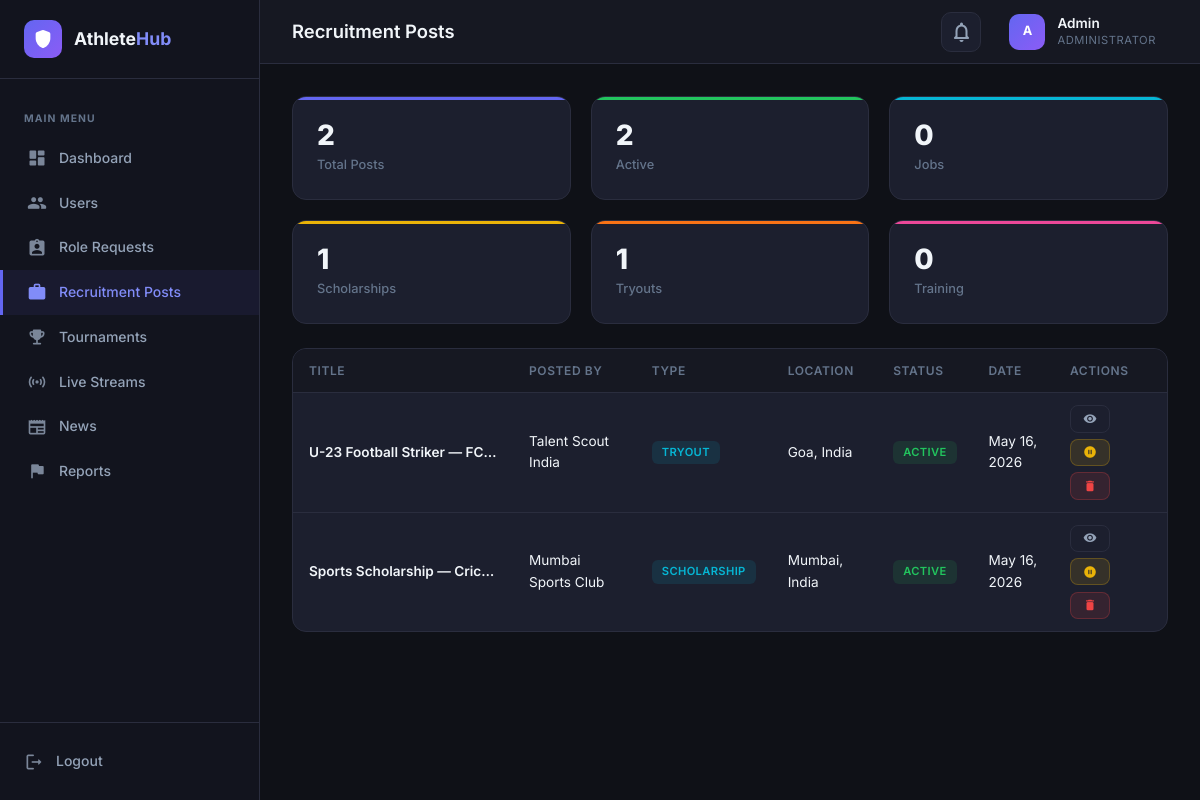
/AthleteHub-Admin/pages/recruitment.php (signed in), run on the app's committed database.
### tables this page shows
CREATE TABLE IF NOT EXISTS `recruitment` (
  `id`          INT UNSIGNED AUTO_INCREMENT PRIMARY KEY,
  `posted_by`   INT UNSIGNED NOT NULL,
  `title`       VARCHAR(200) NOT NULL,
  `sport`       VARCHAR(80) NOT NULL,
  `location`    VARCHAR(120) DEFAULT NULL,
  `type`        ENUM('job','scholarship','tryout','training') NOT NULL,
  `description` TEXT NOT NULL,
  `deadline`    DATE DEFAULT NULL,
  `is_active`   TINYINT(1) NOT NULL DEFAULT 1,
  `created_at`  TIMESTAMP NOT NULL DEFAULT CURRENT_TIMESTAMP,
  FOREIGN KEY (`posted_by`) REFERENCES `users`(`id`) ON DELETE CASCADE
);

CREATE TABLE IF NOT EXISTS `users` (
  `id`              INT UNSIGNED AUTO_INCREMENT PRIMARY KEY,
  `name`            VARCHAR(100) NOT NULL,
  `email`           VARCHAR(150) NOT NULL UNIQUE,
  `password_hash`   VARCHAR(255) NOT NULL,
  `role`            ENUM('athlete','coach','recruiter','club','admin') NOT NULL DEFAULT 'athlete',
  `sport`           VARCHAR(80) DEFAULT NULL,
  `location`        VARCHAR(120) DEFAULT NULL,
  `bio`             TEXT DEFAULT NULL,
  `profile_pic`     VARCHAR(255) DEFAULT NULL,
  `is_verified`     TINYINT(1) NOT NULL DEFAULT 0,
  `followers_count` INT UNSIGNED NOT NULL DEFAULT 0,
  `following_count` INT UNSIGNED NOT NULL DEFAULT 0,
  `created_at`      TIMESTAMP NOT NULL DEFAULT CURRENT_TIMESTAMP
);

### AthleteHub-Admin/pages/recruitment.php (the view, shortened to what this page needs)
<?php
require_once __DIR__ . '/../includes/db.php';
$posts = $pdo->query("SELECT r.*, u.name AS poster_name FROM recruitment r JOIN users u ON r.posted_by = u.id ORDER BY r.created_at DESC")->fetchAll();
$totalPosts  = count($posts);
$activePosts = 0; $jobs = 0; $scholarships = 0; $tryouts = 0; $training = 0;
foreach ($posts as $p) {
    if ($p['is_active']) $activePosts++;
    switch ($p['type']) {
        case 'scholarship': $scholarships++; break;
        case 'tryout': $tryouts++; break;
    }
}
?>
<!DOCTYPE html>
<html lang="en">
<head>
    <link rel="stylesheet" href="<?php echo BASE_URL; ?>/assets/css/admin.css">
</head>
<body>
<div class="admin-layout">
    <?php include __DIR__ . '/../includes/sidebar.php'; ?>
    <div class="admin-main">
        <?php include __DIR__ . '/../includes/header.php'; ?>
        <div class="admin-content">
            <div class="stats-grid" style="margin-bottom:1.5rem;">
                <div class="stat-card" style="--card-accent:#6366f1"><div class="stat-value"><?php echo $totalPosts; ?></div><div class="stat-label">Total Posts</div></div>
                <div class="stat-card" style="--card-accent:#22c55e"><div class="stat-value"><?php echo $activePosts; ?></div><div class="stat-label">Active</div></div>
                <div class="stat-card" style="--card-accent:#06b6d4"><div class="stat-value"><?php echo $jobs; ?></div><div class="stat-label">Jobs</div></div>
                <div class="stat-card" style="--card-accent:#eab308"><div class="stat-value"><?php echo $scholarships; ?></div><div class="stat-label">Scholarships</div></div>
                <div class="stat-card" style="--card-accent:#f97316"><div class="stat-value"><?php echo $tryouts; ?></div><div class="stat-label">Tryouts</div></div>
                <div class="stat-card" style="--card-accent:#ec4899"><div class="stat-value"><?php echo $training; ?></div><div class="stat-label">Training</div></div>
            </div>
            <div class="card">
                <table class="data-table">
                    <thead><tr><th>Title</th><th>Posted By</th><th>Type</th><th>Location</th><th>Status</th><th>Date</th><th>Actions</th></tr></thead>
                    <tbody>
                    <?php foreach ($posts as $p): ?>
                    <tr>
                        <td style="font-weight:600;max-width:220px;overflow:hidden;text-overflow:ellipsis;white-space:nowrap;"><?php echo htmlspecialchars($p['title']); ?></td>
                        <td><?php echo htmlspecialchars($p['poster_name']); ?></td>
                        <td><span class="badge badge-upcoming"><?php echo $p['type']; ?></span></td>
                        <td><?php echo htmlspecialchars($p['location'] ?? '—'); ?></td>
                        <td><?php echo $p['is_active'] ? '<span class="badge badge-active">Active</span>' : '<span class="badge badge-inactive">Inactive</span>'; ?></td>
                        <td><?php echo date('M d, Y', strtotime($p['created_at'])); ?></td>
                        <td>
                            <div class="action-btns">
                                <button class="btn btn-outline btn-sm" onclick='viewPost(<?php echo json_encode($p); ?>)'><span class="material-icons-round">visibility</span></button>
                                <?php if ($p['is_active']): ?>
                                <button class="btn btn-warning btn-sm" onclick="deactivatePost(<?php echo $p['id']; ?>)"><span class="material-icons-round">pause_circle</span></button>
                                <?php endif; ?>
                                <button class="btn btn-danger btn-sm" onclick="deletePost(<?php echo $p['id']; ?>)"><span class="material-icons-round">delete</span></button>
                            </div>
                        </td>
                    </tr>
                    <?php endforeach; ?>
                    </tbody>
                </table>
            </div>
        </div>
    </div>
</div>
</body>
</html>

### AthleteHub-Admin/assets/css/admin.css (style rules this page uses)
:root { --bg-primary: #0f1117; --bg-secondary: #161822; --bg-card: #1c1f2e; --bg-input: #232636; --bg-hover: #252940; --bg-sidebar: #12141e; --accent: #6366f1; --accent-light: #818cf8; --accent-dark: #4f46e5; --accent-gradient: linear-gradient(135deg, #6366f1, #8b5cf6); --green: #22c55e; --red: #ef4444; --yellow: #eab308; --orange: #f97316; --cyan: #06b6d4; --pink: #ec4899; --text-primary: #f1f5f9; --text-secondary: #94a3b8; --text-muted: #64748b; --border-color: #2a2d3e; --border-light: #353849; --sidebar-width: 260px; --header-height: 64px; --radius: 10px; --radius-lg: 14px; --shadow-card: 0 4px 24px rgba(0,0,0,.25); --transition: .2s ease; }
*, *::before, *::after { box-sizing: border-box; margin: 0; padding: 0; }
body { font-family: 'Inter', -apple-system, BlinkMacSystemFont, sans-serif; background: var(--bg-primary); color: var(--text-primary); line-height: 1.6; -webkit-font-smoothing: antialiased; }
.admin-layout { display: flex; min-height: 100vh; }
.admin-main { flex: 1; margin-left: var(--sidebar-width); display: flex; flex-direction: column; min-height: 100vh; }
.admin-content { padding: 2rem; flex: 1; }
.stats-grid { display: grid; grid-template-columns: repeat(auto-fill, minmax(220px, 1fr)); gap: 1.25rem; margin-bottom: 2rem; }
.stat-card { background: var(--bg-card); border: 1px solid var(--border-color); border-radius: var(--radius-lg); padding: 1.5rem; transition: all var(--transition); position: relative; overflow: hidden; }
.stat-card::before { content: ''; position: absolute; top: 0; left: 0; right: 0; height: 3px; background: var(--card-accent, var(--accent-gradient)); }
.stat-card .stat-value { font-size: 1.75rem; font-weight: 800; color: var(--text-primary); line-height: 1; }
.stat-card .stat-label { font-size: .8rem; color: var(--text-muted); margin-top: .35rem; font-weight: 500; }
.card { background: var(--bg-card); border: 1px solid var(--border-color); border-radius: var(--radius-lg); overflow: hidden; }
.data-table { width: 100%; border-collapse: collapse; font-size: .85rem; }
.data-table thead th { text-align: left; padding: .75rem 1rem; background: var(--bg-secondary); color: var(--text-muted); font-weight: 600; font-size: .75rem; text-transform: uppercase; letter-spacing: .05em; border-bottom: 1px solid var(--border-color); white-space: nowrap; }
.data-table tbody td { padding: .75rem 1rem; border-bottom: 1px solid var(--border-color); vertical-align: middle; }
.data-table tbody tr { transition: background var(--transition); }
.data-table tbody tr:last-child td { border-bottom: none; }
.badge { display: inline-block; padding: 3px 10px; border-radius: 6px; font-size: .7rem; font-weight: 600; text-transform: uppercase; letter-spacing: .03em; }
.badge-active { background: rgba(34,197,94,.12); color: var(--green); }
.badge-upcoming { background: rgba(6,182,212,.12); color: var(--cyan); }
.btn { display: inline-flex; align-items: center; gap: .4rem; padding: .5rem 1rem; border: none; border-radius: 8px; font-size: .8rem; font-weight: 600; font-family: 'Inter', sans-serif; cursor: pointer; transition: all var(--transition); white-space: nowrap; }
.btn .material-icons-round { font-size: 16px; }
.btn-danger { background: rgba(239,68,68,.12); color: var(--red); border: 1px solid rgba(239,68,68,.25); }
.btn-warning { background: rgba(234,179,8,.12); color: var(--yellow); border: 1px solid rgba(234,179,8,.25); }
.btn-outline { background: transparent; color: var(--text-secondary); border: 1px solid var(--border-color); }
.btn-sm { padding: .35rem .75rem; font-size: .75rem; }
.btn-sm .material-icons-round { font-size: 14px; }
.action-btns { display: flex; gap: .4rem; flex-wrap: wrap; }

### data on the page
recruitment: title "U-23 Football Striker — FC…", posted_by.name "Talent Scout India", type "TRYOUT", location "Goa, India", is_active "ACTIVE", created_at "May 16, 2026"
recruitment: title "Sports Scholarship — Cric…", posted_by.name "Mumbai Sports Club", type "SCHOLARSHIP", location "Mumbai, India", is_active "ACTIVE", created_at "May 16, 2026"

### other printed values
$item['label'] "Dashboard"
$item['label'] "Users"
$item['label'] "Role Requests"
$item['label'] "Recruitment Posts"
$item['label'] "Tournaments"
$item['label'] "Live Streams"
$item['label'] "News"
$item['label'] "Reports"
$pageTitle "Recruitment Posts"
$initials "A"
$adminName "Admin"
$totalPosts "2"
$activePosts "2"
$jobs "0"
$scholarships "1"
